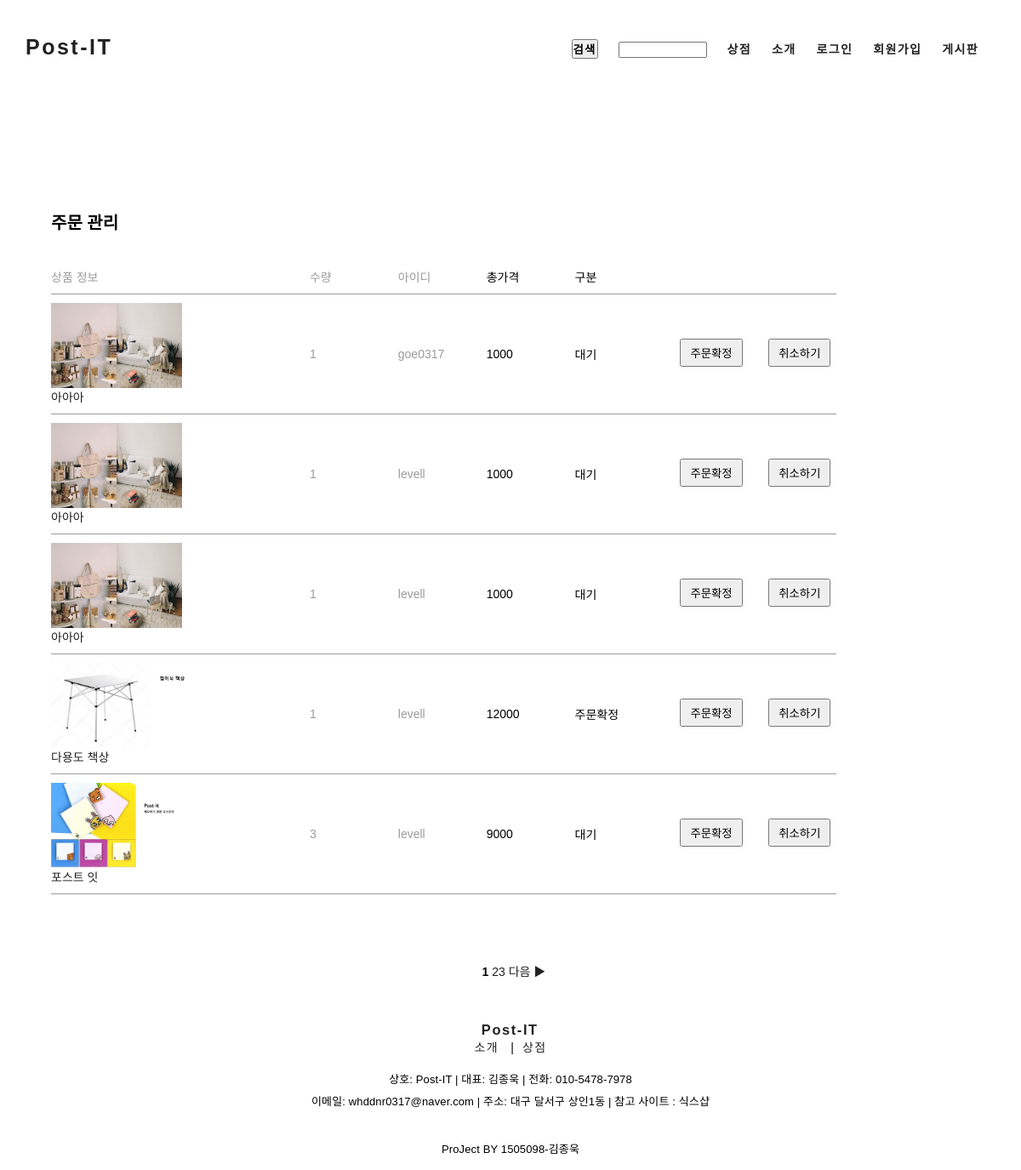
The page /admin_order.php on the database its author committed.
### tables this page shows
CREATE TABLE `orderlist` (
  `num` int(10) NOT NULL,
  `name` varchar(20) NOT NULL,
  `filename` varchar(50) NOT NULL,
  `price` int(10) NOT NULL,
  `amount` int(3) NOT NULL,
  `totalprice` int(10) NOT NULL,
  `userid` varchar(10) NOT NULL,
  `gubon` varchar(10) NOT NULL,
  `state` varchar(10) NOT NULL DEFAULT '대기'
);

### admin_order.php (the view, shortened to what this page needs)
<!DOCTYPE html>
<html>
<head>
<link rel="stylesheet" type="text/css" href="./css/common.css">
<link rel="stylesheet" type="text/css" href="./css/order_list.css">
<link rel="stylesheet" type="text/css" href="./css/board.css">
</head>
<body>
<header>
    <?php include "header.php";?>
</header>
<section>
   	<div id="cart_box">
      <h3 id="member_title">
        주문 관리
    </h3>
      <ul id="shop_list">
        <li>
          <span class="col1">상품 정보</span>
          <span class="col2">수량</span>
          <span class="col2">아이디</span>
          <span class="col3">총가격</span>
          <span class="col3">구분</span>
        </li>
<form method="post" name="form">
        <?php
        if (isset($_GET["page"]))
          $page = $_GET["page"];
        else
          $page = 1;
        $con = mysqli_connect("localhost", "user1", "12345", "sample");
        mysqli_set_charset($con,"utf8");
        $sql = "select * from orderlist where gubon='주문' order by num desc";
        $result = mysqli_query($con, $sql);
        $total_record = mysqli_num_rows($result);
        $scale = 5;
        if ($total_record % $scale == 0)
          $total_page = floor($total_record/$scale);
        else
          $total_page = floor($total_record/$scale) + 1;
        $start = ($page - 1) * $scale;
       for ($i=$start; $i<$start+$scale && $i < $total_record; $i++)
        {
           mysqli_data_seek($result, $i);
           $row = mysqli_fetch_array($result);
            $num = $row["num"];
            $name = $row["name"];
            $filename = $row["filename"];
            $amount = $row["amount"];
            $totalprice = $row["totalprice"];
            $orderuserid = $row["userid"];
            $state = $row["state"];
		?>
                <li>
                  <a href="productcart.php?name=<?=$name?>"class="col1"><img src="<?=$filename?>" alt="debug"> <br><?=$name?></a>
                  <span class="col2"><?=$amount?></span>
                  <span class="col2"><?=$orderuserid?></span>
                  <span class="col3"><?=$totalprice?></span>
                  <span class="col3"><?=$state?></span>
                  <span class="col4"><button onclick="javascript: form.action='order_update_admin.php?state=주문확정&num=<?=$num?>'">주문확정</button></span>
                  <span class="col4"><button onclick="javascript: form.action='order_update_admin.php?state=취소&num=<?=$num?>'">취소하기</button></span>
                </li>
        				<?php
              }
        ?>
</form>
      </ul>
      <ul id="page_num">
<?php
	if ($total_page>=2 && $page >= 2)
	{
		$new_page = $page-1;
		echo "<li><a href='admin_order.php?page=$new_page'>◀ 이전</a> </li>";
	}
	else
		echo "<li>&nbsp;</li>";
   	for ($i=1; $i<=$total_page; $i++)
   	{
		if ($page == $i)
		{
			echo "<li><b> $i </b></li>";
		}
		else
		{
			echo "<li><a href='admin_order.php?page=$i'> $i </a><li>";
		}
   	}
   	if ($total_page>=2 && $page != $total_page)
   	{
		$new_page = $page+1;
		echo "<li> <a href='admin_order.php?page=$new_page'>다음 ▶</a> </li>";
	}
	else
		echo "<li>&nbsp;</li>";
?>
			</ul>
      </div>
</section>
<footer>
    <?php include "footer.php";?>
</footer>
</body>
</html>

### css/common.css (style rules this page uses)
* { padding: 0; margin: 0; }
body { font-family: Noto Sans KR, sans-serif; font-size: 14px; }
img { border: 0; }
ul { list-style-type: none; }
a { display: inline-block; text-decoration: none; }
a:link { text-decoration:none; color: #222222; }

### css/order_list.css (style rules this page uses)
#cart_box { font-family: Noto Sans KR, sans-serif; width: 90%; margin: 0 auto; }
#cart_box h3#member_title { font-size: 20px; margin: 130px 0 20px 0; }
#shop_list { color: #9b9b9b; text-align: left; display: inline-block; margin: 10px 0 50px 0; }
#shop_list .col1 { width: 300px; text-align:left;; vertical-align: middle; }
#shop_list .col1 img { height: 100px; text-align:center; vertical-align: middle; }
#shop_list .col2 { width:100px;vertical-align: middle; }
#shop_list .col3 { width: 100px; vertical-align: middle; color: #000000; }
#shop_list .col4 { width:100px; vertical-align: baseline; }
#shop_list li { padding: 10px 0; border-bottom: solid 1px #9b9b9b; }
#shop_list span { display: inline-block; text-align: left; }
#shop_list button { margin: 20px 0 0 20px; padding: 5px 10px; }

### css/board.css (style rules this page uses)
#page_num { text-align: center; margin: 30px 0 }
#page_num li { display: inline; }

### rows shown on the page
orderlist: filename (picture), name "아아아", amount "1", userid "goe0317", totalprice "1000", state "대기"
orderlist: filename (picture), name "아아아", amount "1", userid "levell", totalprice "1000", state "대기"
orderlist: filename (picture), name "아아아", amount "1", userid "levell", totalprice "1000", state "대기"
orderlist: filename (picture), name "다용도 책상", amount "1", userid "levell", totalprice "12000", state "주문확정"
orderlist: filename (picture), name "포스트 잇", amount "3", userid "levell", totalprice "9000", state "대기"
